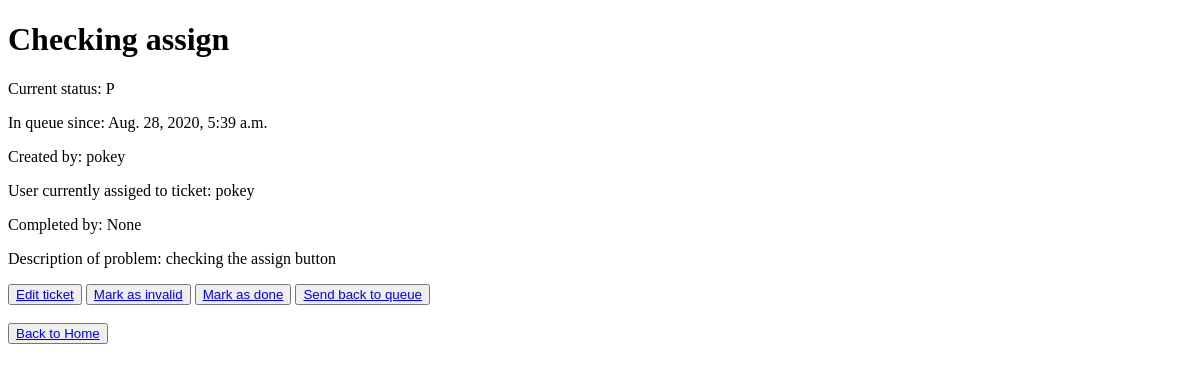
Before: /ticket/7/ (signed in) with the older database file.
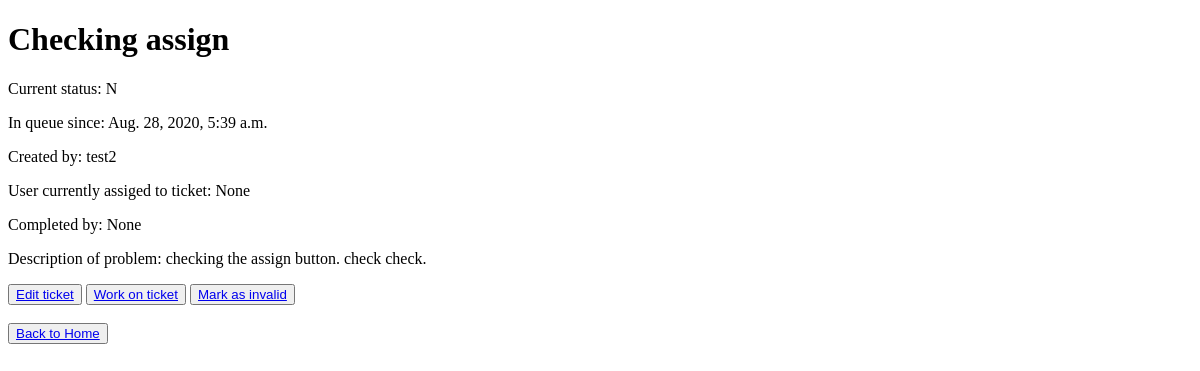
After: the same page with the newer database file.
### bugs_app/models.py (models this page shows)
class Ticket(models.Model):
    OPTIONS = (('N', 'New'), ('P', 'In Progress'), ('D', 'Done'), ('I', 'Invalid'))
    status = models.CharField(max_length=1, choices=OPTIONS)
    title = models.CharField(max_length=80)
    time_created = models.DateTimeField(default=timezone.now)
    description = models.TextField()
    creator = models.ForeignKey(MyUser, null=True, unique=False, related_name="creator", on_delete=models.SET_NULL)
    owner = models.ForeignKey(MyUser, null=True, unique=False, related_name="owner", on_delete=models.SET_NULL)
    last_owner = models.ForeignKey(MyUser, null=True, unique=False, related_name="last_owner", on_delete=models.SET_NULL)

class MyUser(AbstractUser):
    display_name = models.CharField(blank=True, null=True, max_length=80)

### bugs_app/views.py (the view)
# urls.py: path('ticket/<int:ticket_id>/', views.ticket_detail_view, name="ticket"),
@login_required
def ticket_detail_view(request, ticket_id):
    ticket = Ticket.objects.filter(id=ticket_id).first()
    return render(request, "ticket_detail.html", {"ticket": ticket})

### templates/ticket_detail.html (shortened to what this page needs)
<!DOCTYPE html>
<html lang="en">
  <head>
  </head>
  <body>
    <div>
      <h1>{{ ticket.title }}</h1>
      <p>Current status: {{ ticket.status }}</p>
      <p>In queue since: {{ ticket.time_created }}</p>
      <p>Created by: {{ ticket.creator }}</p>
      <p>User currently assiged to ticket: {{ ticket.owner }}</p>
      <p>Completed by: {{ ticket.last_owner }}</p>
      <p>Description of problem: {{ticket.description }}</p>
    </div>
    {% if ticket.status == 'P' %}
    <button>
      <a href="edit/">Edit ticket</a>
    </button>
    <button>
        <a href="invalid/">Mark as invalid</a>
      </button>
      <button>
        <a href="done/">Mark as done</a>
      </button>
      <button>
        <a href="reopen/">Send back to queue</a>
      </button>
      {% elif ticket.status == 'D' %}
      <button>
        <a href="reopen/">Reopen ticket</a>
      </button>
      {% elif ticket.status == 'N'%}
      <button>
        <a href="edit/">Edit ticket</a>
      </button>
      <button>
        <a href="assign/">Work on ticket</a>
      </button>
      <button>
        <a href="invalid/">Mark as invalid</a>
      </button>
      {% endif %}
    <button>
      <a href="/">Back to Home</a>
    </button>
  </body>
</html>

Changed rows visible on the page:
changed Ticket "Checking assign": status "P" → "N"; creator "pokey" → "test2"; owner "pokey" → "None"; description "checking the assign button" → "checking the assign button. check check."
Other visible differences:
text no longer shown: "Mark as done Send back to queue"
text now shown: "Work on ticket"
